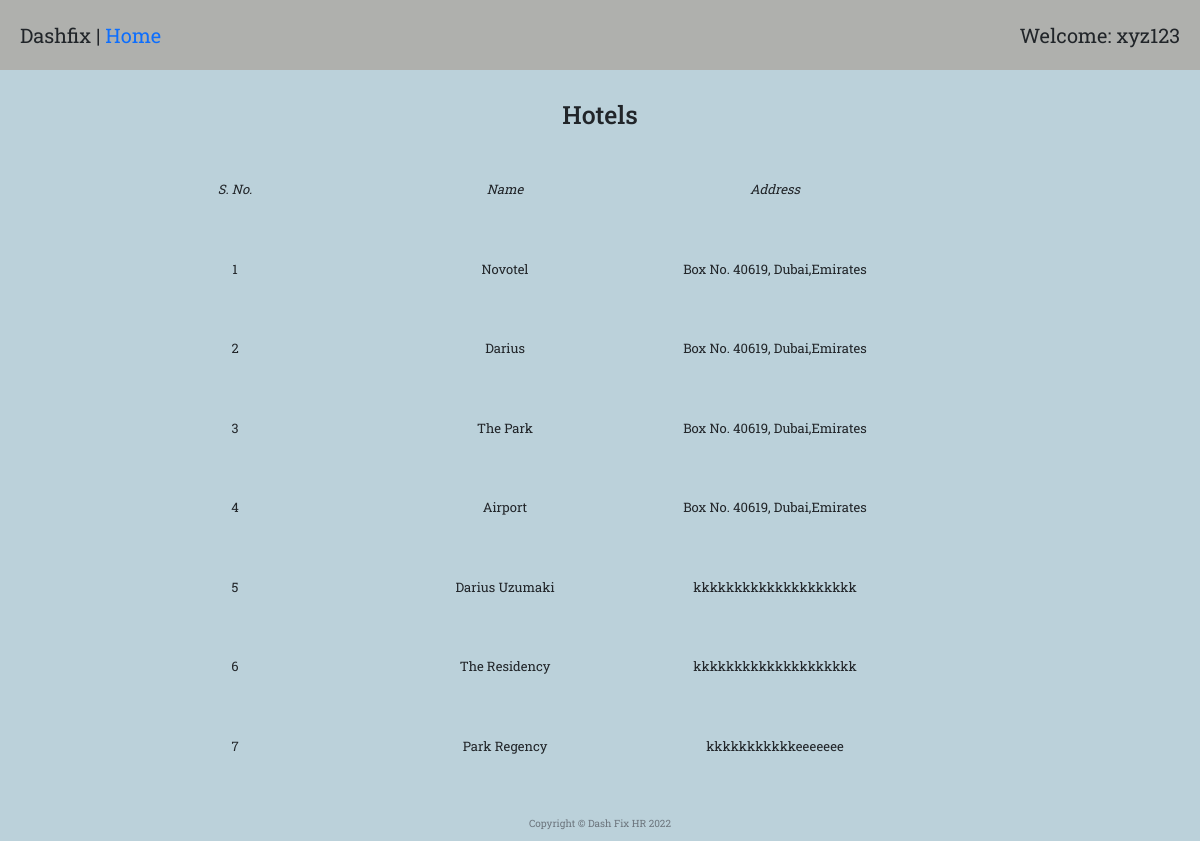
/hotel_report (signed in), run on the app's committed database.
### main.py (models this page shows)
class hotelMaster(db.Model):
    __tablename__ = "hotelMaster"
    id = Column(Integer, primary_key=True)
    name = Column(String(300))
    address = Column(String(300))
    rosterEntry = relationship("rosterEntryMaster", back_populates="hotel")
    timesheet = relationship("timesheetMaster", back_populates="hotel")

### main.py (the view)
@app.route("/hotel_report", methods=["GET", "POST"])
@admin_only
def hotel_report():
    hotel_list = hotelMaster.query.all()
    return render_template("hotel_report.html", ts=hotel_list, len=range(len(hotel_list)))

### main.py (called while the page is built)
def admin_only(f):
    @wraps(f)
    def decorated_function(*args, **kwargs):
        admin = User.query.all()
        admin_id = []
        for i in admin:
            id_ = i.id
            admin_id.append(id_)
        if current_user.id not in admin_id:
            return abort(403)
        return f(*args, **kwargs)
    return decorated_function

@login_manager.user_loader
def load_user(user_id):
    return User.query.get(int(user_id))

### templates/hotel_report.html
{% extends 'bootstrap/base.html' %}
{% import "bootstrap/wtf.html" as wtf %}
{% block content %}
{% include "header.html" %}
  <div class="welcome">
    <span>Dashfix | <a href="{{url_for('home')}}">Home</a></span>
    <span>Welcome: xyz123</span>
  </div>
  <h1 style="margin-top: 30px; margin-bottom: 50px; text-align: center;">Hotels</h1>
  <div class="row" style="margin-bottom: 50px; margin-left: 100px; font-size: 1.5rem; text-align: center;">
    <div class="col-3"><p><em>S. No.</em></p></div>
    <div class="col-3"><p><em>Name</em></p></div>
    <div class="col-3"><p><em>Address</em></p></div>
  </div>
  {% for i in len %}
      <div class="row" style="margin-bottom: 50px; margin-left: 100px; text-align: center;">
        <div class="col-3"><p>{{i + 1}}</p></div>
        <div class="col-3"><p>{{ ts[i].name }}</p></div>
        <div class="col-3"><p>{{ ts[i].address }}</p></div>
      </div>
  {% endfor %}
{% include "footer.html" %}
{% endblock %}

### static/styles1.css (style rules this page uses)
body { font-family: 'Roboto Slab', serif; }
body { background-color: #bbd1da; }
.welcome { background-color: #afb0ad; display: flex; justify-content: space-between; padding: 20px; font-size: 2rem; }
.row, h5 { margin-top: 20px; margin-right: 20px; margin-left: 20px; }
div { font-size: 1.3rem; margin: 0px; padding-right: 0px; }
.time_suc_entry, p { text-size: 1.8rem; }
a:link { text-decoration: none; text-color: black; }

### data on the page
hotelMaster: name "Novotel", address "Box No. 40619, Dubai,Emirates"
hotelMaster: name "Darius", address "Box No. 40619, Dubai,Emirates"
hotelMaster: name "The Park", address "Box No. 40619, Dubai,Emirates"
hotelMaster: name "Airport", address "Box No. 40619, Dubai,Emirates"
hotelMaster: name "Darius Uzumaki", address "kkkkkkkkkkkkkkkkkkkk"
hotelMaster: name "The Residency", address "kkkkkkkkkkkkkkkkkkkk"
hotelMaster: name "Park Regency", address "kkkkkkkkkkkeeeeeee"

### other printed values
{{ i + 1 }} "1" "2" "3" "4" "5" "6" "7"
